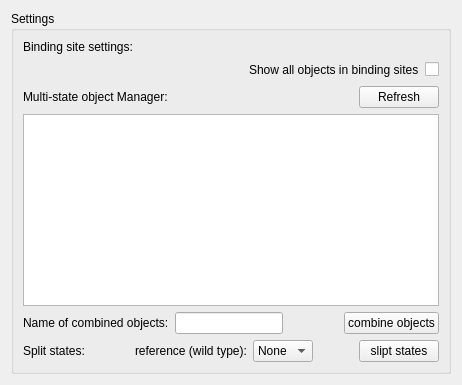
        <widget class="QWidget" name="page">
         <layout class="QVBoxLayout" name="verticalLayout_19">
          <item>
           <widget class="QGroupBox" name="groupBox_3">
            <property name="title">
             <string>Settings</string>
            </property>
            <layout class="QVBoxLayout" name="verticalLayout_27">
             <item>
              <widget class="QLabel" name="label_14">
               <property name="text">
                <string>Binding site settings:</string>
               </property>
              </widget>
             </item>
             <item>
              <widget class="QFrame" name="frame_14">
               <property name="frameShape">
                <enum>QFrame::NoFrame</enum>
               </property>
               <property name="frameShadow">
                <enum>QFrame::Plain</enum>
               </property>
               <layout class="QVBoxLayout" name="verticalLayout_29">
                <property name="leftMargin">
                 <number>0</number>
                </property>
                <property name="topMargin">
                 <number>0</number>
                </property>
                <property name="rightMargin">
                 <number>0</number>
                </property>
                <property name="bottomMargin">
                 <number>0</number>
                </property>
                <item>
                 <layout class="QHBoxLayout" name="horizontalLayout_20">
                  <item>
                   <spacer name="horizontalSpacer_12">
                    <property name="orientation">
                     <enum>Qt::Horizontal</enum>
                    </property>
                    <property name="sizeHint" stdset="0">
                     <size>
                      <width>40</width>
                      <height>20</height>
                     </size>
                    </property>
                   </spacer>
                  </item>
                  <item>
                   <widget class="QLabel" name="label_3">
                    <property name="text">
                     <string>Show all objects in binding sites</string>
                    </property>
                   </widget>
                  </item>
                  <item>
                   <widget class="QCheckBox" name="show_all_obj_bd_checkbox">
                    <property name="text">
                     <string/>
                    </property>
                   </widget>
                  </item>
                 </layout>
                </item>
               </layout>
              </widget>
             </item>
             <item>
              <layout class="QHBoxLayout" name="horizontalLayout_26">
               <item>
                <widget class="QLabel" name="label_13">
                 <property name="text">
                  <string>Multi-state object Manager:</string>
                 </property>
                </widget>
               </item>
               <item>
                <spacer name="horizontalSpacer_7">
                 <property name="orientation">
                  <enum>Qt::Horizontal</enum>
                 </property>
                 <property name="sizeHint" stdset="0">
                  <size>
                   <width>40</width>
                   <height>20</height>
                  </size>
                 </property>
                </spacer>
               </item>
               <item>
                <widget class="QPushButton" name="Settings_button_refresh_obj">
                 <property name="text">
                  <string>Refresh</string>
                 </property>
                </widget>
               </item>
              </layout>
             </item>
             <item>
              <widget class="QTableView" name="Settings_tableView"/>
             </item>
             <item>
              <layout class="QHBoxLayout" name="horizontalLayout_25">
               <item>
                <widget class="QLabel" name="label_15">
                 <property name="text">
                  <string>Name of combined objects:</string>
                 </property>
                </widget>
               </item>
               <item>
                <widget class="QLineEdit" name="Settings_combine_obj_name"/>
               </item>
               <item>
                <spacer name="horizontalSpacer_9">
                 <property name="orientation">
                  <enum>Qt::Horizontal</enum>
                 </property>
                 <property name="sizeHint" stdset="0">
                  <size>
                   <width>40</width>
                   <height>20</height>
                  </size>
                 </property>
                </spacer>
               </item>
               <item>
                <widget class="QPushButton" name="Settings_button_combine_obj">
                 <property name="text">
                  <string>combine objects</string>
                 </property>
                </widget>
               </item>
              </layout>
             </item>
             <item>
              <layout class="QHBoxLayout" name="horizontalLayout_23">
               <item>
                <widget class="QLabel" name="label_16">
                 <property name="text">
                  <string>Split states: </string>
                 </property>
                </widget>
               </item>
               <item>
                <spacer name="horizontalSpacer_10">
                 <property name="orientation">
                  <enum>Qt::Horizontal</enum>
                 </property>
                 <property name="sizeHint" stdset="0">
                  <size>
                   <width>40</width>
                   <height>20</height>
                  </size>
                 </property>
                </spacer>
               </item>
               <item>
                <widget class="QLabel" name="label_17">
                 <property name="text">
                  <string>reference (wild type):</string>
                 </property>
                </widget>
               </item>
               <item>
                <widget class="QComboBox" name="Settings_wild_type_box">
                 <item>
                  <property name="text">
                   <string>None</string>
                  </property>
                 </item>
                </widget>
               </item>
               <item>
                <spacer name="horizontalSpacer_11">
                 <property name="orientation">
                  <enum>Qt::Horizontal</enum>
                 </property>
                 <property name="sizeHint" stdset="0">
                  <size>
                   <width>40</width>
                   <height>20</height>
                  </size>
                 </property>
                </spacer>
               </item>
               <item>
                <widget class="QPushButton" name="Settings_split_states_button">
                 <property name="text">
                  <string>slipt states</string>
                 </property>
                </widget>
               </item>
              </layout>
             </item>
            </layout>
           </widget>
          </item>
         </layout>
        </widget>
